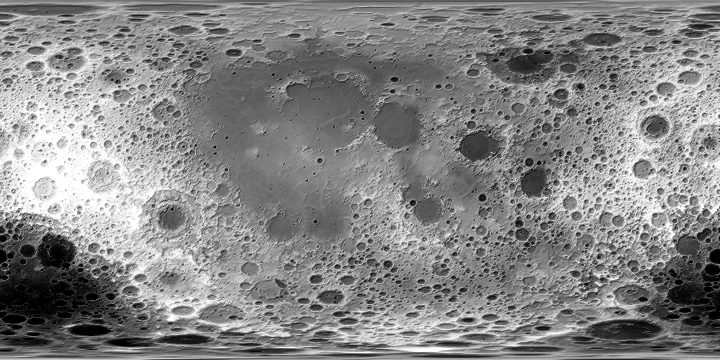
#> input picture img/mapa-luna.webp, 720 x 360 px, given in place of ldem_16.tif, which was not available
$ python crear_miniaturas_planetas.py
#> lines starting #> are read from the running program, lines starting #| are printed output that depends on the picture
"""Render small global relief maps from existing NASA elevation grids."""
from pathlib import Path
import json
import numpy as np
from PIL import Image
from matplotlib import colormaps
from matplotlib.colors import LightSource

ROOT = Path(__file__).resolve().parents[2]
DATA = ROOT / 'recursos/datos/nasa'
Image.MAX_IMAGE_PIXELS = None
moon = np.asarray(Image.open(DATA/'luna/global/ldem_16.tif'), dtype=float)[::8, ::8] * 1000
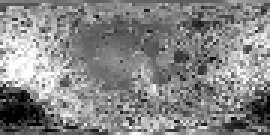
#> moon: shape (45, 90, 3) float64 (shown 3 times larger); mean R, G, B 133582.5, 133569.6, 133582.5; drawn with min black and max white
#> (the run stopped early here; a loop or call above may not have finished)

$ run again, on recursos/comparador_imagenes/mars.png
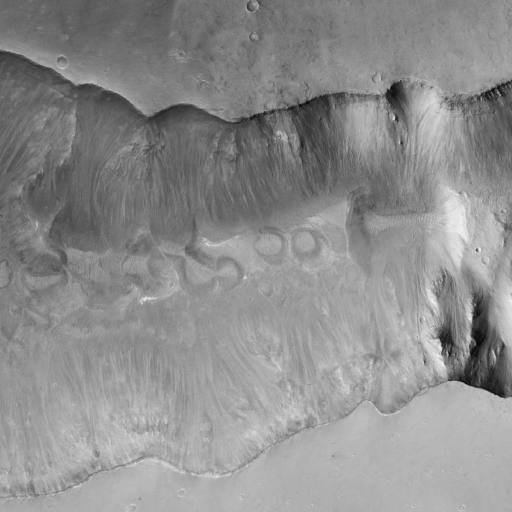
#> input picture recursos/comparador_imagenes/mars.png, 1024 x 1024 px, given in place of ldem_16.tif, which was not available (shown at 1/2 size)
#> `moon = np.asarray(Image.open(DATA/'luna/global/ldem_16.tif'), dtype=fl..`:
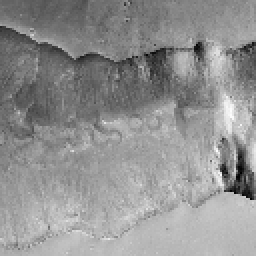
#> moon: shape (128, 128) float64 (shown 2 times larger); min 11000, max 239000, mean 141115.5; drawn with min black and max white
